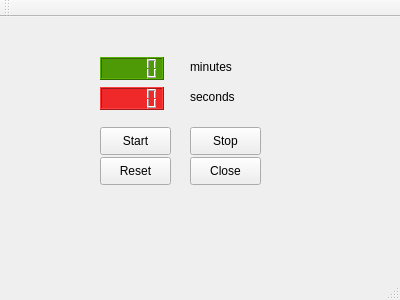
<?xml version="1.0" encoding="UTF-8"?>
<ui version="4.0">
 <class>MainWindow</class>
 <widget class="QMainWindow" name="MainWindow">
  <property name="geometry">
   <rect>
    <x>0</x>
    <y>0</y>
    <width>400</width>
    <height>300</height>
   </rect>
  </property>
  <property name="windowTitle">
   <string>MainWindow</string>
  </property>
  <widget class="QWidget" name="centralWidget">
   <widget class="QPushButton" name="startButton">
    <property name="geometry">
     <rect>
      <x>100</x>
      <y>110</y>
      <width>71</width>
      <height>28</height>
     </rect>
    </property>
    <property name="text">
     <string>Start</string>
    </property>
   </widget>
   <widget class="QPushButton" name="stopButton">
    <property name="geometry">
     <rect>
      <x>190</x>
      <y>110</y>
      <width>71</width>
      <height>28</height>
     </rect>
    </property>
    <property name="text">
     <string>Stop</string>
    </property>
   </widget>
   <widget class="QPushButton" name="resetButton">
    <property name="geometry">
     <rect>
      <x>100</x>
      <y>140</y>
      <width>71</width>
      <height>28</height>
     </rect>
    </property>
    <property name="text">
     <string>Reset</string>
    </property>
   </widget>
   <widget class="QPushButton" name="closeButton">
    <property name="geometry">
     <rect>
      <x>190</x>
      <y>140</y>
      <width>71</width>
      <height>28</height>
     </rect>
    </property>
    <property name="text">
     <string>Close</string>
    </property>
   </widget>
   <widget class="QLabel" name="label">
    <property name="geometry">
     <rect>
      <x>190</x>
      <y>40</y>
      <width>63</width>
      <height>20</height>
     </rect>
    </property>
    <property name="text">
     <string>minutes</string>
    </property>
   </widget>
   <widget class="QLabel" name="label_2">
    <property name="geometry">
     <rect>
      <x>190</x>
      <y>70</y>
      <width>63</width>
      <height>20</height>
     </rect>
    </property>
    <property name="text">
     <string>seconds</string>
    </property>
   </widget>
   <widget class="QLCDNumber" name="lcdNumberMin">
    <property name="geometry">
     <rect>
      <x>100</x>
      <y>40</y>
      <width>64</width>
      <height>23</height>
     </rect>
    </property>
    <property name="styleSheet">
     <string notr="true">
background-color: rgb(78, 154, 6);</string>
    </property>
   </widget>
   <widget class="QLCDNumber" name="lcdNumberSec">
    <property name="geometry">
     <rect>
      <x>100</x>
      <y>70</y>
      <width>64</width>
      <height>23</height>
     </rect>
    </property>
    <property name="styleSheet">
     <string notr="true">background-color: rgb(239, 41, 41);</string>
    </property>
   </widget>
  </widget>
  <widget class="QMenuBar" name="menuBar">
   <property name="geometry">
    <rect>
     <x>0</x>
     <y>0</y>
     <width>400</width>
     <height>25</height>
    </rect>
   </property>
  </widget>
  <widget class="QToolBar" name="mainToolBar">
   <attribute name="toolBarArea">
    <enum>TopToolBarArea</enum>
   </attribute>
   <attribute name="toolBarBreak">
    <bool>false</bool>
   </attribute>
  </widget>
  <widget class="QStatusBar" name="statusBar"/>
 </widget>
 <layoutdefault spacing="6" margin="11"/>
 <resources/>
 <connections/>
</ui>
